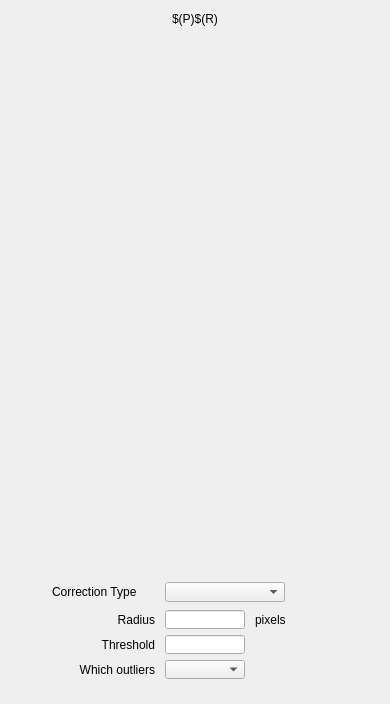
<?xml version="1.0" encoding="UTF-8"?>
<ui version="4.0">
 <class>MainWindow</class>
 <widget class="QMainWindow" name="MainWindow">
  <property name="geometry">
   <rect>
    <x>0</x>
    <y>0</y>
    <width>390</width>
    <height>704</height>
   </rect>
  </property>
  <property name="styleSheet">
   <string>

QWidget#centralWidget {background: rgba(187, 187, 187, 255);}
QPushButton::menu-indicator {image: url(none.png); width: 0}

caTable {
       font: 10pt;
       background: cornsilk;
       alternate-background-color: wheat;
}

caLineEdit {
     border-radius: 1px;
     background: lightyellow;
     color: black;
 }

caTextEntry {
    color: rgb(127, 0, 63);
    background-color: cornsilk;
    selection-color: #0a214c;
    selection-background-color: wheat;
    border: 1px groove black;
    border-radius: 1px;
    padding: 1px;
}

caTextEntry:focus {
    padding: 0px;
    border: 2px groove darkred;
    border-radius: 1px;
}

QPushButton {
      border-color: #00b;
      border-radius: 2px;
      padding: 3px;
      border-width: 1px;

	background: qlineargradient(spread:pad, x1:0, y1:0, x2:0, y2:1,
						   stop:0   rgba(224, 239, 255, 255),
						   stop:0.5 rgba(199, 215, 230, 255),
						   stop:1   rgba(184, 214, 236, 255));
}
QPushButton:hover {
	background: qlineargradient(spread:pad, x1:0, y1:0, x2:0, y2:1,
						stop:0   rgba(201, 226, 255, 255),
						stop:0.5 rgba(177, 204, 230, 255),
						stop:1   rgba(163, 205, 236, 255));
}
QPushButton:pressed {
	background: qlineargradient(spread:pad, x1:0, y1:0, x2:0, y2:1,
						stop:0   rgba(174, 219, 255, 255),
						stop:0.5 rgba(165, 199, 230, 255),
						stop:1   rgba(134, 188, 236, 255));
}

QPushButton:disabled {
	background: qlineargradient(spread:pad, x1:0, y1:0, x2:0, y2:1,
						stop:0   rgba(174, 219, 255, 255),
						stop:0.5 rgba(165, 199, 230, 255),
						stop:1   rgba(134, 188, 236, 255));
}

caChoice {
      background: qlineargradient(x1: 0, y1: 0, x2: 0, y2: 1,
                                  stop: 0 #E1E1E1, stop: 0.4 #DDDDDD,
                                  stop: 0.5 #D8D8D8, stop: 1.0 #D3D3D3);
}

caChoice &gt; QPushButton {
      text-align: left;
      padding: 1px;
}

caSlider::groove:horizontal {
border: 1px solid #bbb;
background: lightgrey;
height: 20px;
border-radius: 4px;
}

caSlider::handle:horizontal {
background: red;
border: 1px solid #777;
width: 13px;
margin-top: -2px;
margin-bottom: -2px;
border-radius: 2px;
}



</string>
  </property>
  <widget class="QWidget" name="centralWidget">
   <widget class="caGraphics" name="caRectangle_0">
    <property name="geometry">
     <rect>
      <x>5</x>
      <y>5</y>
      <width>380</width>
      <height>25</height>
     </rect>
    </property>
    <property name="foreground">
     <color>
      <red>218</red>
      <green>218</green>
      <blue>218</blue>
     </color>
    </property>
    <property name="linestyle" stdset="0">
     <enum>caGraphics::Solid</enum>
    </property>
    <property name="fillstyle" stdset="0">
     <enum>caGraphics::Filled</enum>
    </property>
    <property name="lineColor">
     <color>
      <red>218</red>
      <green>218</green>
      <blue>218</blue>
     </color>
    </property>
    <property name="form">
     <enum>caGraphics::Rectangle</enum>
    </property>
   </widget>
   <widget class="caLabel" name="caLabel_0">
    <property name="geometry">
     <rect>
      <x>10</x>
      <y>6</y>
      <width>370</width>
      <height>25</height>
     </rect>
    </property>
    <property name="frameShape">
     <enum>QFrame::NoFrame</enum>
    </property>
    <property name="text">
     <string>$(P)$(R)</string>
    </property>
    <property name="alignment">
     <set>Qt::AlignAbsolute|Qt::AlignCenter|Qt::AlignHCenter|Qt::AlignVCenter</set>
    </property>
    <property name="fontScaleMode">
     <enum>ESimpleLabel::WidthAndHeight</enum>
    </property>
    <property name="foreground">
     <color>
      <red>77</red>
      <green>82</green>
      <blue>164</blue>
     </color>
    </property>
    <property name="background">
     <color alpha="0">
      <red>77</red>
      <green>82</green>
      <blue>164</blue>
     </color>
    </property>
   </widget>
   <widget class="caInclude" name="caInclude_0">
    <property name="geometry">
     <rect>
      <x>5</x>
      <y>40</y>
      <width>382</width>
      <height>532</height>
     </rect>
    </property>
    <property name="macro">
     <string/>
    </property>
    <property name="filename" stdset="0">
     <string>NDPluginBase.ui</string>
    </property>
   </widget>
   <widget class="caFrame" name="caFrame_1">
    <property name="geometry">
     <rect>
      <x>5</x>
      <y>575</y>
      <width>382</width>
      <height>121</height>
     </rect>
    </property>
    <widget class="caLabel" name="caLabel_1">
     <property name="geometry">
      <rect>
       <x>47</x>
       <y>7</y>
       <width>131</width>
       <height>20</height>
      </rect>
     </property>
     <property name="frameShape">
      <enum>QFrame::NoFrame</enum>
     </property>
     <property name="text">
      <string>Correction Type</string>
     </property>
     <property name="alignment">
      <set>Qt::AlignAbsolute|Qt::AlignLeading|Qt::AlignLeft|Qt::AlignVCenter</set>
     </property>
     <property name="fontScaleMode">
      <enum>ESimpleLabel::WidthAndHeight</enum>
     </property>
     <property name="foreground">
      <color>
       <red>0</red>
       <green>0</green>
       <blue>0</blue>
      </color>
     </property>
     <property name="background">
      <color alpha="0">
       <red>0</red>
       <green>0</green>
       <blue>0</blue>
      </color>
     </property>
    </widget>
    <widget class="caMenu" name="caMenu_0">
     <property name="geometry">
      <rect>
       <x>160</x>
       <y>7</y>
       <width>120</width>
       <height>20</height>
      </rect>
     </property>
     <property name="channel" stdset="0">
      <string notr="true">$(P)$(R)CorrectionType</string>
     </property>
     <property name="colorMode">
      <enum>caMenu::Static</enum>
     </property>
     <property name="foreground">
      <color>
       <red>0</red>
       <green>0</green>
       <blue>0</blue>
      </color>
     </property>
     <property name="background">
      <color>
       <red>115</red>
       <green>223</green>
       <blue>255</blue>
      </color>
     </property>
    </widget>
    <widget class="caLabel" name="caLabel_59">
     <property name="geometry">
      <rect>
       <x>-30</x>
       <y>35</y>
       <width>180</width>
       <height>20</height>
      </rect>
     </property>
     <property name="frameShape">
      <enum>QFrame::NoFrame</enum>
     </property>
     <property name="text">
      <string>Radius</string>
     </property>
     <property name="alignment">
      <set>Qt::AlignAbsolute|Qt::AlignRight|Qt::AlignTrailing|Qt::AlignVCenter</set>
     </property>
     <property name="fontScaleMode">
      <enum>ESimpleLabel::WidthAndHeight</enum>
     </property>
     <property name="foreground">
      <color>
       <red>0</red>
       <green>0</green>
       <blue>0</blue>
      </color>
     </property>
     <property name="background">
      <color alpha="0">
       <red>0</red>
       <green>0</green>
       <blue>0</blue>
      </color>
     </property>
    </widget>
    <widget class="caMenu" name="caMenu_13">
     <property name="geometry">
      <rect>
       <x>160</x>
       <y>85</y>
       <width>80</width>
       <height>19</height>
      </rect>
     </property>
     <property name="channel" stdset="0">
      <string notr="true">$(P)$(R)WhichOutliers</string>
     </property>
     <property name="colorMode">
      <enum>caMenu::Static</enum>
     </property>
     <property name="foreground">
      <color>
       <red>0</red>
       <green>0</green>
       <blue>0</blue>
      </color>
     </property>
     <property name="background">
      <color>
       <red>115</red>
       <green>223</green>
       <blue>255</blue>
      </color>
     </property>
    </widget>
    <widget class="caLabel" name="caLabel_61">
     <property name="geometry">
      <rect>
       <x>-30</x>
       <y>85</y>
       <width>180</width>
       <height>20</height>
      </rect>
     </property>
     <property name="frameShape">
      <enum>QFrame::NoFrame</enum>
     </property>
     <property name="text">
      <string>Which outliers</string>
     </property>
     <property name="alignment">
      <set>Qt::AlignAbsolute|Qt::AlignRight|Qt::AlignTrailing|Qt::AlignVCenter</set>
     </property>
     <property name="fontScaleMode">
      <enum>ESimpleLabel::WidthAndHeight</enum>
     </property>
     <property name="foreground">
      <color>
       <red>0</red>
       <green>0</green>
       <blue>0</blue>
      </color>
     </property>
     <property name="background">
      <color alpha="0">
       <red>0</red>
       <green>0</green>
       <blue>0</blue>
      </color>
     </property>
    </widget>
    <widget class="caLabel" name="caLabel_62">
     <property name="geometry">
      <rect>
       <x>250</x>
       <y>35</y>
       <width>41</width>
       <height>20</height>
      </rect>
     </property>
     <property name="frameShape">
      <enum>QFrame::NoFrame</enum>
     </property>
     <property name="text">
      <string>pixels</string>
     </property>
     <property name="alignment">
      <set>Qt::AlignLeading|Qt::AlignLeft|Qt::AlignVCenter</set>
     </property>
     <property name="fontScaleMode">
      <enum>ESimpleLabel::WidthAndHeight</enum>
     </property>
     <property name="foreground">
      <color>
       <red>0</red>
       <green>0</green>
       <blue>0</blue>
      </color>
     </property>
     <property name="background">
      <color alpha="0">
       <red>0</red>
       <green>0</green>
       <blue>0</blue>
      </color>
     </property>
    </widget>
    <widget class="caTextEntry" name="caTextEntry_22">
     <property name="geometry">
      <rect>
       <x>160</x>
       <y>35</y>
       <width>80</width>
       <height>19</height>
      </rect>
     </property>
     <property name="channel" stdset="0">
      <string notr="true">$(P)$(R)RadiusOutliers</string>
     </property>
     <property name="foreground">
      <color>
       <red>0</red>
       <green>0</green>
       <blue>0</blue>
      </color>
     </property>
     <property name="background">
      <color>
       <red>115</red>
       <green>223</green>
       <blue>255</blue>
      </color>
     </property>
     <property name="colorMode">
      <enum>caLineEdit::Static</enum>
     </property>
     <property name="precisionMode">
      <enum>caLineEdit::Channel</enum>
     </property>
     <property name="limitsMode">
      <enum>caLineEdit::Channel</enum>
     </property>
     <property name="maxValue">
      <double>1.000000000000000</double>
     </property>
     <property name="minValue">
      <double>0.000000000000000</double>
     </property>
     <property name="fontScaleMode" stdset="0">
      <enum>caLineEdit::WidthAndHeight</enum>
     </property>
     <property name="formatType">
      <enum>caLineEdit::decimal</enum>
     </property>
    </widget>
    <widget class="caTextEntry" name="caTextEntry_23">
     <property name="geometry">
      <rect>
       <x>160</x>
       <y>60</y>
       <width>80</width>
       <height>19</height>
      </rect>
     </property>
     <property name="channel" stdset="0">
      <string notr="true">$(P)$(R)ThresholdOutliers</string>
     </property>
     <property name="foreground">
      <color>
       <red>0</red>
       <green>0</green>
       <blue>0</blue>
      </color>
     </property>
     <property name="background">
      <color>
       <red>115</red>
       <green>223</green>
       <blue>255</blue>
      </color>
     </property>
     <property name="colorMode">
      <enum>caLineEdit::Static</enum>
     </property>
     <property name="precisionMode">
      <enum>caLineEdit::Channel</enum>
     </property>
     <property name="limitsMode">
      <enum>caLineEdit::Channel</enum>
     </property>
     <property name="maxValue">
      <double>1.000000000000000</double>
     </property>
     <property name="minValue">
      <double>0.000000000000000</double>
     </property>
     <property name="fontScaleMode" stdset="0">
      <enum>caLineEdit::WidthAndHeight</enum>
     </property>
     <property name="formatType">
      <enum>caLineEdit::decimal</enum>
     </property>
    </widget>
    <widget class="caLabel" name="caLabel_60">
     <property name="geometry">
      <rect>
       <x>-30</x>
       <y>60</y>
       <width>180</width>
       <height>20</height>
      </rect>
     </property>
     <property name="frameShape">
      <enum>QFrame::NoFrame</enum>
     </property>
     <property name="text">
      <string>Threshold</string>
     </property>
     <property name="alignment">
      <set>Qt::AlignAbsolute|Qt::AlignRight|Qt::AlignTrailing|Qt::AlignVCenter</set>
     </property>
     <property name="fontScaleMode">
      <enum>ESimpleLabel::WidthAndHeight</enum>
     </property>
     <property name="foreground">
      <color>
       <red>0</red>
       <green>0</green>
       <blue>0</blue>
      </color>
     </property>
     <property name="background">
      <color alpha="0">
       <red>0</red>
       <green>0</green>
       <blue>0</blue>
      </color>
     </property>
    </widget>
   </widget>
   <widget class="caGraphics" name="caRectangle_1">
    <property name="geometry">
     <rect>
      <x>5</x>
      <y>575</y>
      <width>380</width>
      <height>121</height>
     </rect>
    </property>
    <property name="foreground">
     <color>
      <red>45</red>
      <green>45</green>
      <blue>45</blue>
     </color>
    </property>
    <property name="linestyle" stdset="0">
     <enum>caGraphics::Solid</enum>
    </property>
    <property name="lineColor">
     <color>
      <red>45</red>
      <green>45</green>
      <blue>45</blue>
     </color>
    </property>
    <property name="form">
     <enum>caGraphics::Rectangle</enum>
    </property>
    <property name="background" stdset="0">
     <color alpha="0">
      <red>45</red>
      <green>45</green>
      <blue>45</blue>
     </color>
    </property>
   </widget>
   <zorder>caRectangle_1</zorder>
   <zorder>caRectangle_0</zorder>
   <zorder>caLabel_0</zorder>
   <zorder>caInclude_0</zorder>
   <zorder>caFrame_1</zorder>
  </widget>
 </widget>
 <customwidgets>
  <customwidget>
   <class>caMenu</class>
   <extends>QComboBox</extends>
   <header>caMenu</header>
  </customwidget>
  <customwidget>
   <class>caTextEntry</class>
   <extends>caLineEdit</extends>
   <header>caTextEntry</header>
  </customwidget>
  <customwidget>
   <class>caFrame</class>
   <extends>QFrame</extends>
   <header>caFrame</header>
   <container>1</container>
  </customwidget>
  <customwidget>
   <class>caLabel</class>
   <extends>QLabel</extends>
   <header>caLabel</header>
  </customwidget>
  <customwidget>
   <class>caGraphics</class>
   <extends>QWidget</extends>
   <header>caGraphics</header>
  </customwidget>
  <customwidget>
   <class>caInclude</class>
   <extends>QWidget</extends>
   <header>caInclude</header>
  </customwidget>
  <customwidget>
   <class>caLineEdit</class>
   <extends>QLineEdit</extends>
   <header>caLineEdit</header>
  </customwidget>
 </customwidgets>
 <resources/>
 <connections/>
</ui>
